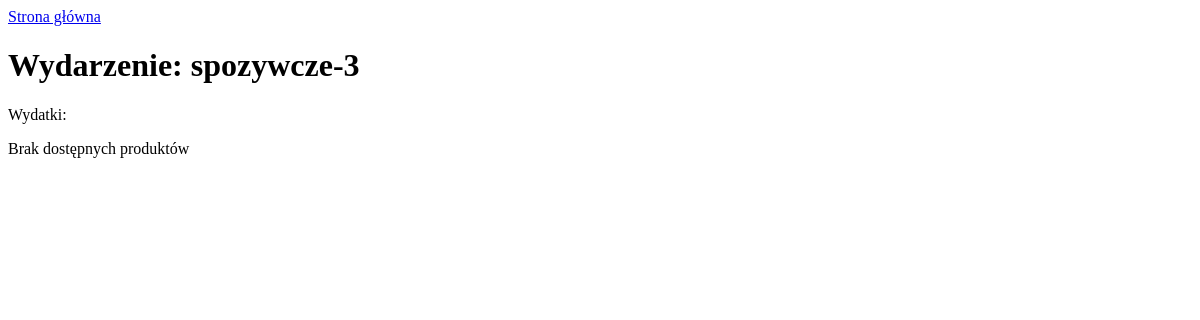
The page /budget/event/spozywcze-3/ on the database as committed earlier.
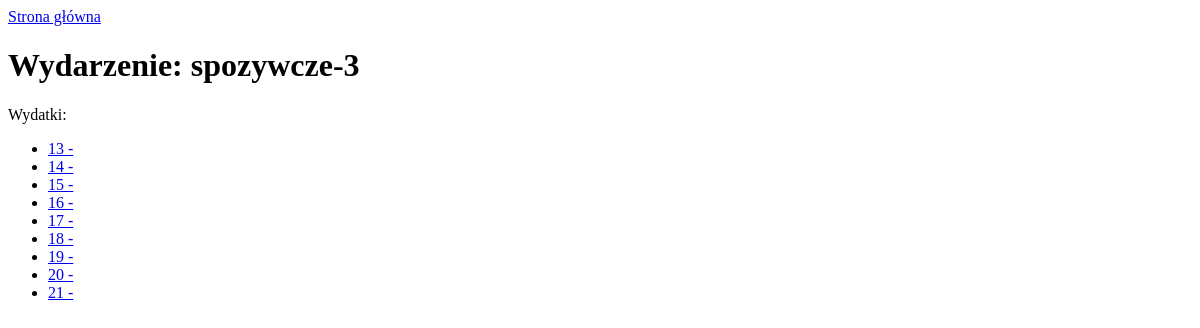
The same page on the database as committed later.
### budget/models.py (models this page shows)
class Event(models.Model):
    title = models.CharField(max_length=512)
    expense = models.ManyToManyField(Expense, null=True)
    def __str__(self):
        return self.title

class Expense(models.Model):
    expense_id = models.IntegerField()
    date = models.DateField()
    price = models.FloatField()
    amount = models.FloatField()
    product = models.ForeignKey(Product, on_delete=models.CASCADE, null=True)
    category = models.ForeignKey(Category, on_delete=models.CASCADE, null=True)
    subcategory = models.ForeignKey(Subcategory, on_delete=models.CASCADE, null=True)
    def __str__(self):
        return str(self.expense_id)

### budget/views.py (the view)
# urls.py: path('event/<str:event>/', views.event, name='event'),
def event(request, event):
    event = Event.objects.get(title=event)
    expense_list = Expense.objects.filter(event=event)
    template = loader.get_template('budget/event.html')
    context = {
        'event': event,
        'expense_list': expense_list,
    }
    return HttpResponse(template.render(context, request))

### budget/templates/budget/event.html
<a href="/budget/">Strona główna</a>
<h1>Wydarzenie: {{ event }}</h1>
Wydatki:
{% if expense_list %}
    <ul>
    {% for expense in expense_list %}
        <li><a href="/budget/expense/{{ expense }}/">{{ expense }} - {{ expense.product.name }}</a></li>
    {% endfor %}
    </ul>
{% else %}
    <p>Brak dostępnych produktów</p>
{% endif %}

Rows that differ between the two databases and show on the page:
added Expense: expense "13"
added Expense: expense "14"
added Expense: expense "15"
added Expense: expense "16"
added Expense: expense "17"
added Expense: expense "18"
added Expense: expense "19"
added Expense: expense "20"
added Expense: expense "21"
Other text that changed with them:
text no longer shown: "Brak dostępnych produktów"
